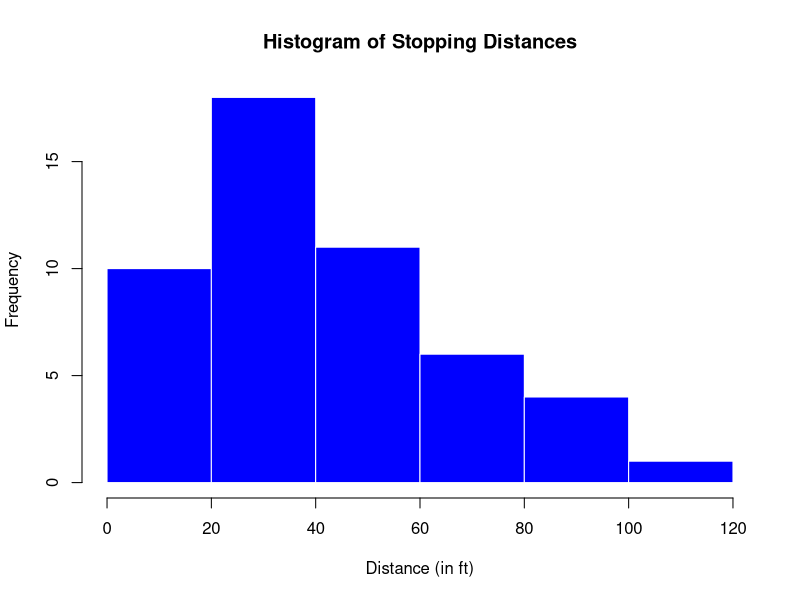
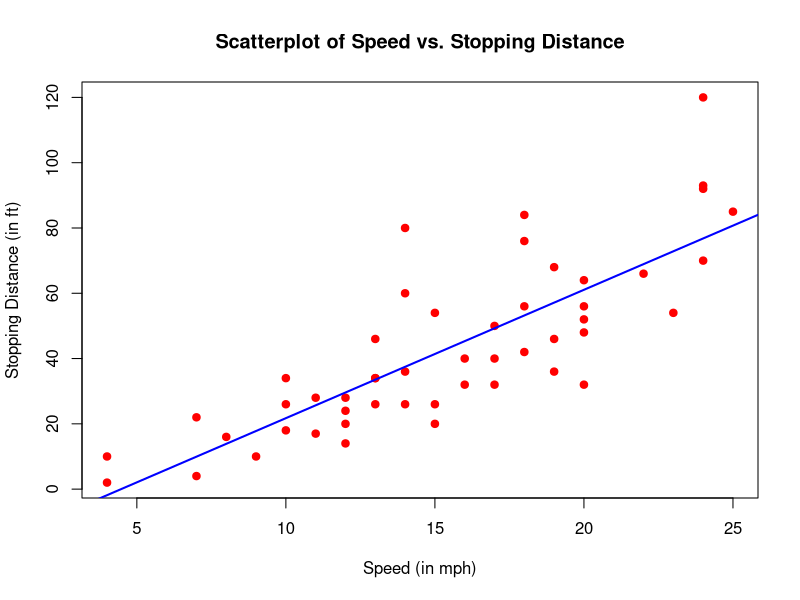

Reproduce these figures in R, in order.
## ---- chunk 1
cars$speed_cat <- cut(cars$speed,
                      breaks = c(0, 10, 15, 25),
                      labels = c("Slow", "Moderate", "Fast"))
cars$log_dist <- log(cars$dist)
## ---- chunk 2
hist(cars$dist,
     main = "Histogram of Stopping Distances",
     xlab = "Distance (in ft)",
     col = "blue",
     border = "white")
plot(cars$speed, cars$dist,
     main = "Scatterplot of Speed vs. Stopping Distance",
     xlab = "Speed (in mph)",
     ylab = "Stopping Distance (in ft)",
     pch = 19, col = "red")
abline(lm(dist ~ speed, data = cars), col = "blue", lwd = 2)
